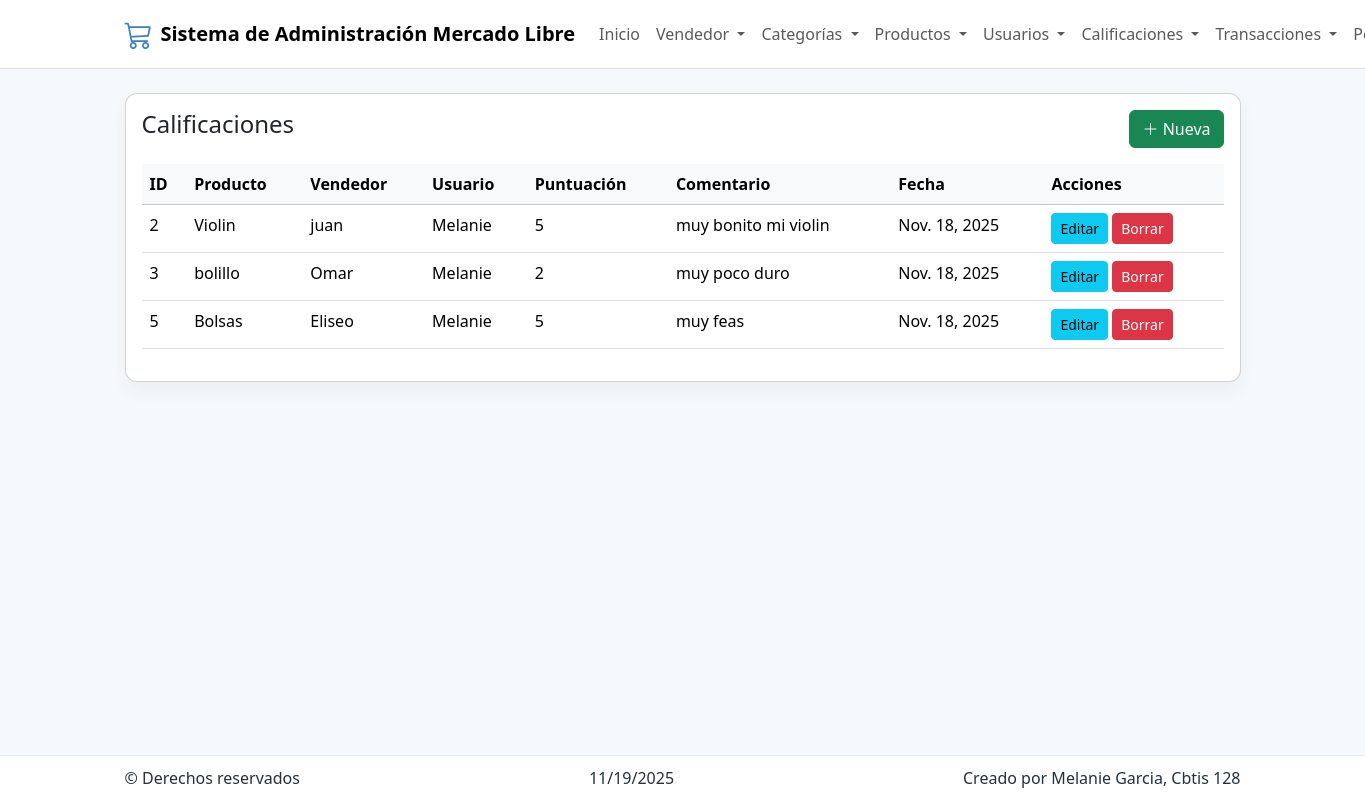
Page /calificaciones/ on the committed database.
### app_MercadoLibre/models.py (models this page shows, shortened)
class Calificacion(models.Model):
    id_calificacion = models.AutoField(primary_key=True, unique=True)
    producto = models.ForeignKey(Producto, on_delete=models.CASCADE)
    vendedor = models.ForeignKey(Vendedor, on_delete=models.CASCADE)
    usuario = models.ForeignKey(Usuario, on_delete=models.CASCADE)
    puntuacion = models.IntegerField()
    comentario = models.TextField()
    fecha = models.DateField(auto_now_add=True)

class Producto(models.Model):
    id_producto = models.AutoField(primary_key=True, unique=True)
    vendedor = models.ForeignKey(
        Vendedor, on_delete=models.CASCADE, related_name="productos"
    )
    categorias = models.ManyToManyField(
        Categoria, related_name="productos"
    )
    nombre = models.CharField(max_length=100)
    precio = models.IntegerField()
    stock = models.IntegerField()
    fecha_publicacion = models.DateField(auto_now_add=True)
    descripcion = models.CharField(max_length=200)
    disponible = models.BooleanField(default=True)

class Vendedor(models.Model):
    id_vendedor = models.AutoField(primary_key=True, unique=True)
    nombre = models.CharField(max_length=200)
    apellido = models.CharField(max_length=200)
    email = models.EmailField(max_length=300, unique=True)
    telefono = models.CharField(max_length=15)
    direccion = models.CharField(max_length=300)
    ciudad = models.CharField(max_length=100)
    fecha_registro = models.DateField(auto_now_add=True)

class Usuario(models.Model):
    id_usuario = models.AutoField(primary_key=True, unique=True)
    nombre = models.CharField(max_length=200)
    apellido = models.CharField(max_length=200)
    email = models.CharField(max_length=300)
    password = models.CharField(max_length=100)
    fecha_registro = models.DateField(auto_now_add=True)
    direccion = models.CharField(max_length=400)
    ciudad = models.CharField(max_length=100)
    pais = models.CharField(max_length=100)
    telefono = models.CharField(max_length=100)

### app_MercadoLibre/views.py (the view)
# urls.py: path('calificaciones/', views.ver_calificacion, name='ver_calificacion'),
def ver_calificacion(request):
    calificaciones = Calificacion.objects.all()
    return render(request, 'calificacion/ver_calificacion.html', {'calificaciones': calificaciones})

### app_MercadoLibre/templates/calificacion/ver_calificacion.html
{% extends "base.html" %}
{% block content %}
<div class="card card-soft p-3">
  <div class="d-flex justify-content-between mb-3">
    <h4>Calificaciones</h4>
    <a class="btn btn-success" href="{% url 'agregar_calificacion' %}"><i class="bi bi-plus-lg"></i> Nueva</a>
  </div>
  <div class="table-responsive">
    <table class="table table-hover">
      <thead class="table-light">
        <tr>
          <th>ID</th>
          <th>Producto</th>
          <th>Vendedor</th>
          <th>Usuario</th>
          <th>Puntuación</th>
          <th>Comentario</th>
          <th>Fecha</th>
          <th>Acciones</th>
        </tr>
      </thead>
      <tbody>
        {% for c in calificaciones %}
        <tr>
          <td>{{ c.id_calificacion }}</td>
          <td>{{ c.producto.nombre }}</td>
          <td>{{ c.vendedor.nombre }}</td>
          <td>{{ c.usuario.nombre }}</td>
          <td>{{ c.puntuacion }}</td>
          <td>{{ c.comentario }}</td>
          <td>{{ c.fecha }}</td>
          <td>
            <a class="btn btn-sm btn-info" href="{% url 'actualizar_calificacion' c.id_calificacion %}">Editar</a>
            <a class="btn btn-sm btn-danger" href="{% url 'borrar_calificacion' c.id_calificacion %}">Borrar</a>
          </td>
        </tr>
        {% empty %}
        <tr><td colspan="8" class="text-center">No hay calificaciones aún.</td></tr>
        {% endfor %}
      </tbody>
    </table>
  </div>
</div>
{% endblock %}

### app_MercadoLibre/templates/base.html (style rules this page uses)
:root { --primary-soft: #f6f9fc; --accent: #5b9bd5; --accent-2: #7dd3c7; --muted:#6c7a89; --card-bg: #ffffff; }
body { background: var(--primary-soft); color:#24313a; padding-bottom:80px; }
.card-soft { border-radius:12px; box-shadow: 0 8px 18px rgba(24,39,60,0.05); }

### rows in the picture
Calificacion: id_calificacion "2", producto.nombre "Violin", vendedor.nombre "juan", usuario.nombre "Melanie", puntuacion "5", comentario "muy bonito mi violin", fecha "Nov. 18, 2025"
Calificacion: id_calificacion "3", producto.nombre "bolillo", vendedor.nombre "Omar", usuario.nombre "Melanie", puntuacion "2", comentario "muy poco duro", fecha "Nov. 18, 2025"
Calificacion: id_calificacion "5", producto.nombre "Bolsas", vendedor.nombre "Eliseo", usuario.nombre "Melanie", puntuacion "5", comentario "muy feas", fecha "Nov. 18, 2025"
